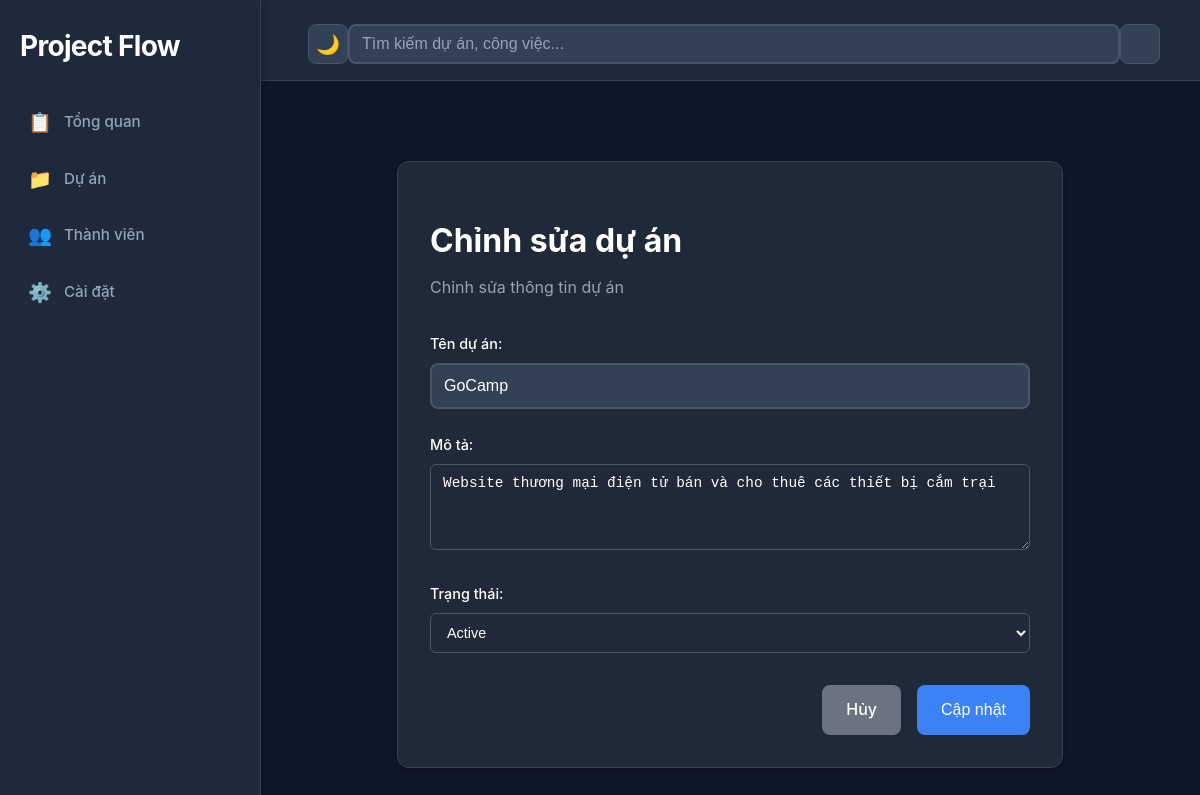
The app's page /dashboard/projects/8/edit/ (signed in) with its own data.
### dashboard/models.py (models this page shows)
class Project(models.Model):
    id = models.AutoField(primary_key=True)
    name = models.CharField(max_length=255)
    description = models.TextField()
    status = models.CharField(
        max_length=20,
        choices=ProjectStatus.choices,
        default=ProjectStatus.ACTIVE
    )
    created_at = models.DateTimeField(auto_now_add=True)
    updated_at = models.DateTimeField(auto_now=True)
    archived_at = models.DateTimeField(null=True, blank=True)
    owner = models.ForeignKey(
        User,
        on_delete=models.CASCADE,
        related_name='owned_projects'
    )
    class Meta:
        db_table = 'projects'

### dashboard/views.py (the view)
# urls.py: path('projects/<int:project_id>/edit/', views.edit_project, name='edit_project'),
@login_required(login_url="login")
def edit_project(request, project_id):
    project = get_object_or_404(Project, id=project_id, owner=request.user)
    if request.method == 'POST':
        form = ProjectForm(request.POST, instance=project)
        if form.is_valid():
            form.save()
            messages.success(request, 'Dự án đã được cập nhật thành công!')
            return redirect('view_projects')
        else:
            messages.error(request, 'Có lỗi xảy ra khi cập nhật dự án.')
    else:
        form = ProjectForm(instance=project)
    context = {
        'form': form,
        'project': project,
        'title': 'Chỉnh sửa dự án'
    }
    return render(request, 'dashboard/create_project.html', context)

### dashboard/forms.py
class ProjectForm(forms.ModelForm):
    class Meta:
        model = Project
        fields = ['name', 'description', 'status']
        widgets = {
            'name': forms.TextInput(attrs={
                'class': 'form-control',
                'placeholder': 'Tên dự án',
                'required': True
            }),
            'description': forms.Textarea(attrs={
                'class': 'form-control',
                'placeholder': 'Mô tả dự án',
                'rows': 4,
                'required': True
            }),
            'status': forms.Select(attrs={
                'class': 'form-control'
            })
        }
        labels = {
            'name': 'Tên dự án',
            'description': 'Mô tả',
            'status': 'Trạng thái'
        }
    def __init__(self, *args, **kwargs):
        super().__init__(*args, **kwargs)
        self.fields['status'].initial = ProjectStatus.ACTIVE

### templates/dashboard/create_project.html (shortened to what this page needs)
{% extends "dashboard/base.html" %}
{% block include_header %}
<link rel="stylesheet" href="/static/dashboard/project.css">
{% endblock %}
{% block container %}
<div class="form-container">
    <div class="form-header">
        <h1>{{ title }}</h1>
        <p>{% if project %}Chỉnh sửa thông tin dự án{% else %}Tạo dự án mới để bắt đầu quản lý công việc{% endif %}</p>
    </div>
    <form method="post">
        <div class="form-group">
            {{ form.name.label_tag }}
            {{ form.name }}
        </div>
        <div class="form-group">
            {{ form.description.label_tag }}
            {{ form.description }}
        </div>
        <div class="form-group">
            {{ form.status.label_tag }}
            {{ form.status }}
        </div>
        <div class="btn-group">
            <a href="{% url 'view_projects' %}" class="btn btn-secondary">Hủy</a>
            <button type="submit" class="btn btn-primary">
                {% if project %}Cập nhật{% else %}Tạo dự án{% endif %}
            </button>
        </div>
    </form>
</div>
{% endblock %}

### static/dashboard/project.css (style rules this page uses)
.btn { padding: 8px 16px; border: none; border-radius: 6px; cursor: pointer; font-size: 0.9rem; transition: all 0.2s; font-weight: 500; }
.form-group { margin-bottom: 20px; }
.form-group label { display: block; color: #ffffff; font-weight: 500; margin-bottom: 8px; font-size: 0.9rem; }
.form-group input, .form-group textarea, .form-group select { width: 100%; padding: 10px 12px; border: 1px solid #4b5563; border-radius: 6px; background: #1f2937; color: #ffffff; font-size: 0.9rem; transition: border-color 0.2s; box-sizing: border-box; }
.form-group input::placeholder, .form-group textarea::placeholder { color: #9ca3af; }
.form-group textarea { resize: vertical; min-height: 80px; }
.form-group select { cursor: pointer; }

### templates/dashboard/create_project.html (style rules this page uses)
.form-container { max-width: 600px; margin: 2rem auto; background: #1f2937; padding: 2rem; border-radius: 12px; box-shadow: 0 2px 10px rgba(0,0,0,0.3); border: 1px solid #374151; }
.form-header { margin-bottom: 2rem; }
.form-header h1 { color: #ffffff; margin-bottom: 0.5rem; }
.form-header p { color: #9ca3af; margin: 0; }
.form-group { margin-bottom: 1.5rem; }
.form-group label { display: block; margin-bottom: 0.5rem; color: #ffffff; font-weight: 500; }
.form-control { width: 100%; padding: 0.75rem; border: 2px solid #475569; border-radius: 8px; font-size: 1rem; transition: border-color 0.3s ease; background: #334155; color: #ffffff; }
.form-control::placeholder { color: #9ca3af; }
input[type="text"], input[type="email"], textarea, select { width: 100%; padding: 0.75rem; border: 2px solid #475569; border-radius: 8px; font-size: 1rem; transition: border-color 0.3s ease; background: #334155; color: #ffffff; box-sizing: border-box; }
textarea { resize: vertical; min-height: 120px; }
select { cursor: pointer; }
select option { background: #334155; color: #ffffff; }
.btn-group { display: flex; gap: 1rem; justify-content: flex-end; margin-top: 2rem; }
.btn { padding: 0.75rem 1.5rem; border: none; border-radius: 8px; font-size: 1rem; cursor: pointer; text-decoration: none; display: inline-block; text-align: center; transition: all 0.3s ease; }
.btn-primary { background: #3b82f6; color: white; }
.btn-secondary { background: #6b7280; color: white; }

### records on screen
Project: name "GoCamp", description "Website thương mại điện tử bán và cho thuê các thiết bị cắm trại", status "Active"

### other values on screen
{{ title }} "Chỉnh sửa dự án"
